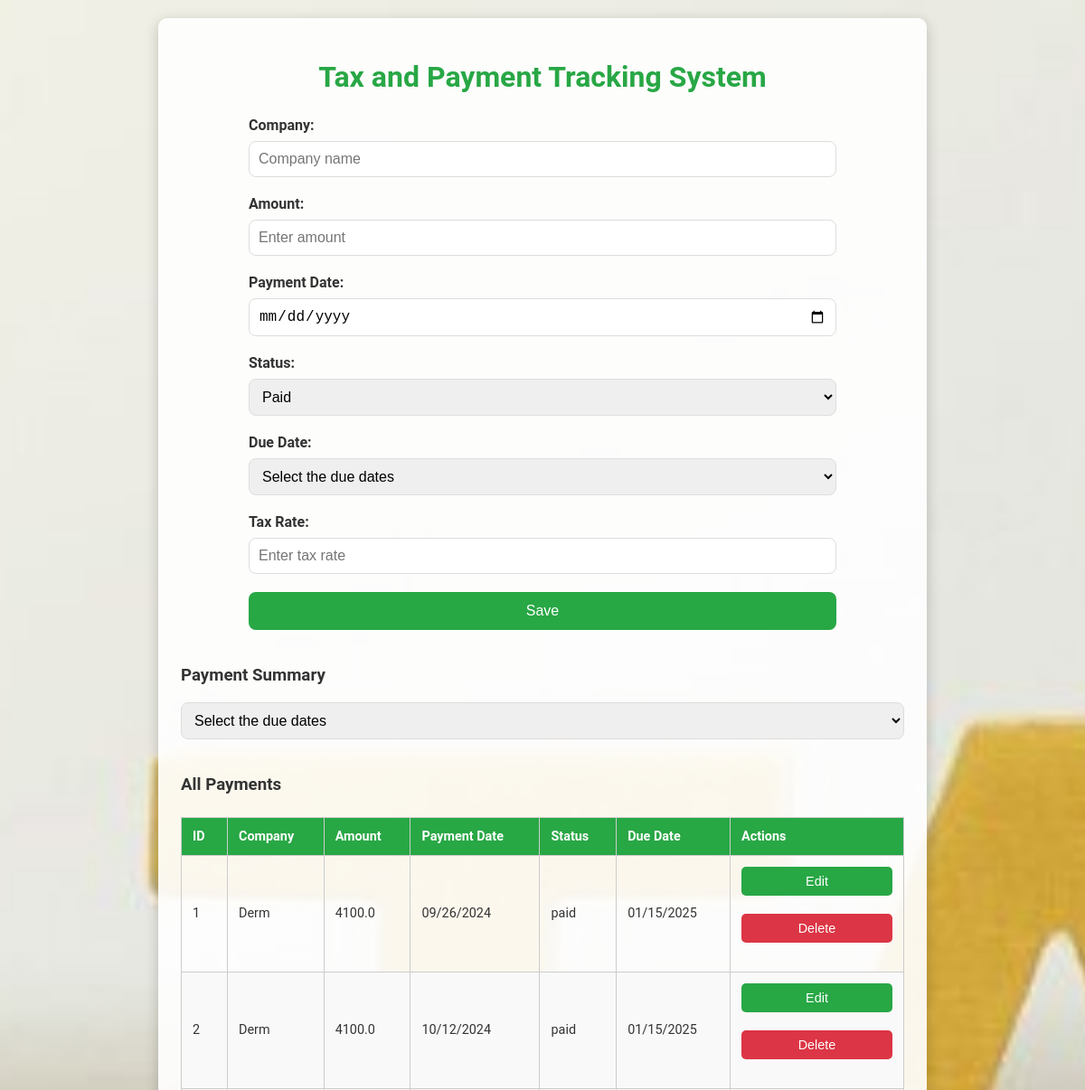
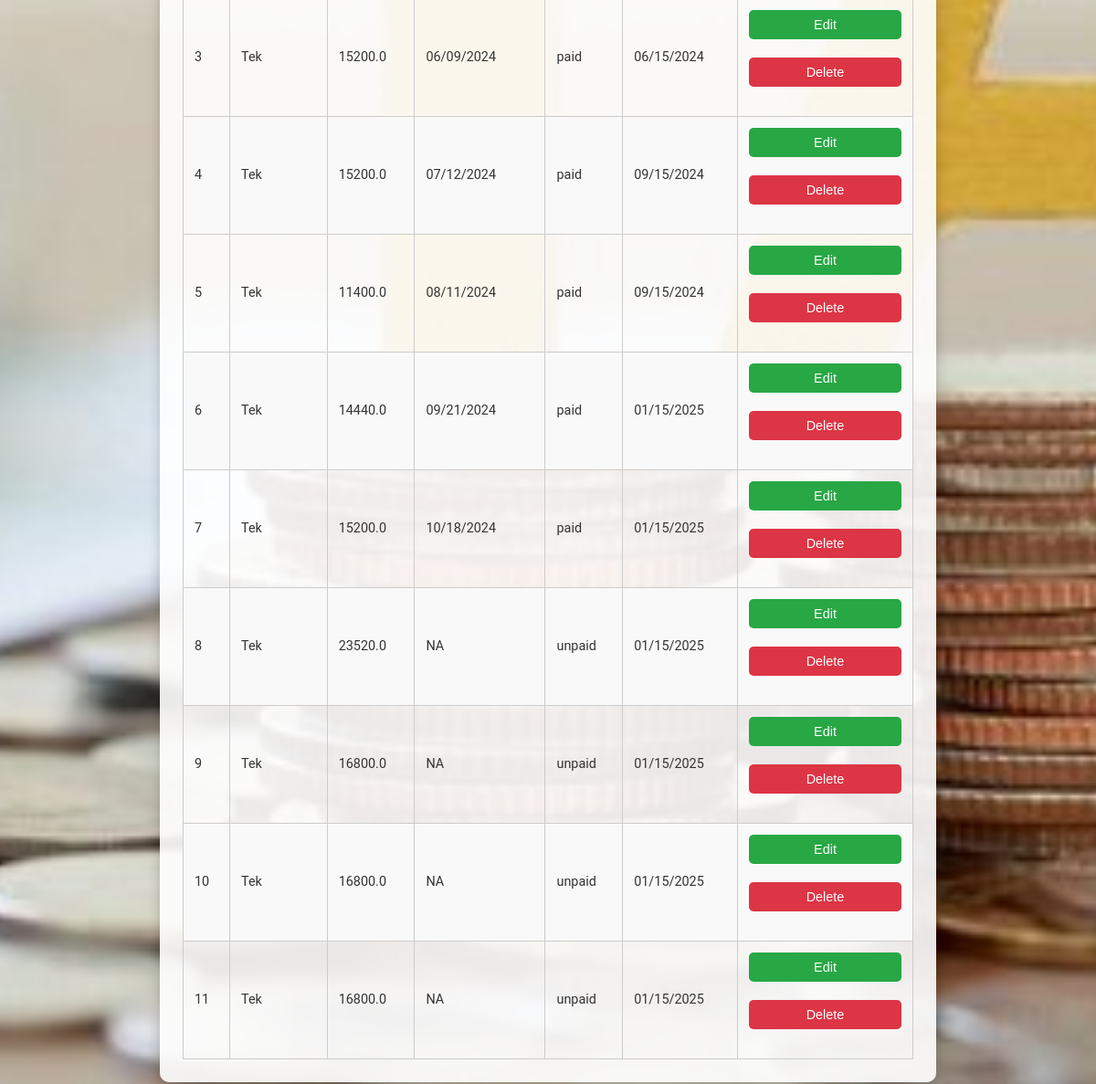
The page / on the database its author committed (2 pictures, top to bottom).
### tables this page shows
CREATE TABLE payments
                 (id INTEGER PRIMARY KEY AUTOINCREMENT,
                  company TEXT,
                  amount REAL,
                  payment_date TEXT,
                  status TEXT,
                  due_date TEXT,
                  tax_rate REAL);

### app.py (the view)
@app.route('/')
def index():
    conn = sqlite3.connect(DATABASE)
    c = conn.cursor()
    current_year = datetime.datetime.now().year
    next_year = current_year + 1
    due_dates = [
        f"04/15/{current_year}",
        f"06/15/{current_year}",
        f"09/15/{current_year}",
        f"01/15/{next_year}"
    ]
    c.execute('''SELECT * FROM payments''')
    records = c.fetchall()
    print(records);
    return render_template('index.html',due_dates=due_dates,records=records)

### app.py (called while the page is built)
@app.template_filter('format_date')
def format_date(value):
    if value:
        return datetime.datetime.strptime(value, '%Y-%m-%d').strftime('%m/%d/%Y')
    return ''

### templates/index.html (shortened to what this page needs)
<!DOCTYPE html>
<html lang="en">
<head>
    <link rel="stylesheet" href="/static/style.css">
</head>
<body>
    <div class="container">
        <h1>Tax and Payment Tracking System</h1>
        <form id="taxForm" action="/submit" method="POST">
            <label for="company">Company:</label>
            <input type="text" id="company" name="company" placeholder="Company name" required>
            <label for="amount">Amount:</label>
            <input type="number" id="amount" name="amount" step="0.01" placeholder="Enter amount" required>
            <label for="paymentDate">Payment Date:</label>
            <input type="date" id="paymentDate" name="paymentDate">
            <label for="status">Status:</label>
            <select id="status" name="status" required>
                <option value="paid">Paid</option>
            </select>
            <label for="dueDate">Due Date:</label>
            <select id="dueDate" name="dueDate" required>
                <option value="">Select the due dates</option>
            </select>
            <label for="taxRate">Tax Rate:</label>
            <input type="number" id="taxRate" name="taxRate" step="0.01" placeholder="Enter tax rate" required>
            <button type="submit">Save</button>
        </form>
        <h3>Payment Summary</h3>
        <select id="summaryDueDate">
            <option value="">Select the due dates</option>
        </select>
        <h3>All Payments</h3>
        <table class="table table-striped">
            <thead>
                <tr>
                    <th>ID</th>
                    <th>Company</th>
                    <th>Amount</th>
                    <th>Payment Date</th>
                    <th>Status</th>
                    <th>Due Date</th>
                    <th>Actions</th>
                </tr>
            </thead>
            <tbody>
                {% for records in records %}
                <tr>
                    <td>{{ records[0] }}</td>
                    <td>{{ records[1] }}</td>
                    <td>{{ records[2] }}</td>
                    <td>{% if records[3] %}{{ records[3]|format_date }}{% else %}NA{% endif %}</td>
                    <td>{{ records[4] }}</td>
                    <td>{{ records[5] }}</td>
                    <td>
                        <button class="edit-btn" onclick="openEditPopup('{{ records[0] }}', '{{ records[1] }}', '{{ records[2] }}', '{{ records[3] }}', '{{ records[4] }}', '{{ records[5] }}', '{{ records[6] }}')">Edit</button>
                        <button class="delete-btn" onclick="deleteRecord('{{ records[0] }}')">Delete</button>
                    </td>
                </tr>
                {% endfor %}
            </tbody>
        </table>
    </div>
</body>
</html>

### static/style.css (style rules this page uses)
body { font-family: 'Roboto', Arial, sans-serif; background-image: url('/static/bg_tax.jpg'); background-size: cover; background-repeat: no-repeat; background-position: center; margin: 0; padding: 0; color: #333; }
.container { max-width: 800px; margin: 20px auto; padding: 25px; background-color: rgba(255, 255, 255, 0.9); box-shadow: 0 4px 15px rgba(0, 0, 0, 0.2); border-radius: 10px; }
h1 { text-align: center; margin-bottom: 25px; font-size: 2rem; color: #28a745; }
form { max-width: 650px; margin: 0 auto; }
label { display: block; font-weight: bold; margin-bottom: 8px; }
input[type="text"], input[type="number"], input[type="date"], select, button { width: 100%; padding: 10px; margin-bottom: 20px; border-radius: 8px; border: 1px solid #ddd; box-sizing: border-box; font-size: 1rem; transition: border-color 0.3s ease; }
button { background-color: #28a745; color: #fff; border: none; padding: 12px; font-size: 1rem; border-radius: 8px; cursor: pointer; transition: background-color 0.3s ease; }
table { width: 100%; border-collapse: collapse; margin-top: 25px; font-size: 0.9rem; }
th, td { border: 1px solid #ccc; padding: 12px; text-align: left; }
th { background-color: #28a745; color: #fff; font-weight: bold; }
tr:nth-child(even) { background-color: #f9f9f9; }
.edit-btn { background-color: #28a745; color: #fff; padding: 8px 15px; border-radius: 5px; border: none; cursor: pointer; font-size: 0.9rem; transition: opacity 0.3s ease; }
.delete-btn, .cancel-btn { background-color: #dc3545; color: #fff; padding: 8px 15px; border-radius: 5px; border: none; cursor: pointer; font-size: 0.9rem; transition: opacity 0.3s ease; }

### rows shown on the page
payments: id "1", company "Derm", amount "4100.0", payment_date "09/26/2024", status "paid", due_date "01/15/2025"
payments: id "2", company "Derm", amount "4100.0", payment_date "10/12/2024", status "paid", due_date "01/15/2025"
payments: id "3", company "Tek", amount "15200.0", payment_date "06/09/2024", status "paid", due_date "06/15/2024"
payments: id "4", company "Tek", amount "15200.0", payment_date "07/12/2024", status "paid", due_date "09/15/2024"
payments: id "5", company "Tek", amount "11400.0", payment_date "08/11/2024", status "paid", due_date "09/15/2024"
payments: id "6", company "Tek", amount "14440.0", payment_date "09/21/2024", status "paid", due_date "01/15/2025"
payments: id "7", company "Tek", amount "15200.0", payment_date "10/18/2024", status "paid", due_date "01/15/2025"
payments: id "8", company "Tek", amount "23520.0", payment_date "NA", status "unpaid", due_date "01/15/2025"
payments: id "9", company "Tek", amount "16800.0", payment_date "NA", status "unpaid", due_date "01/15/2025"
payments: id "10", company "Tek", amount "16800.0", payment_date "NA", status "unpaid", due_date "01/15/2025"
payments: id "11", company "Tek", amount "16800.0", payment_date "NA", status "unpaid", due_date "01/15/2025"
